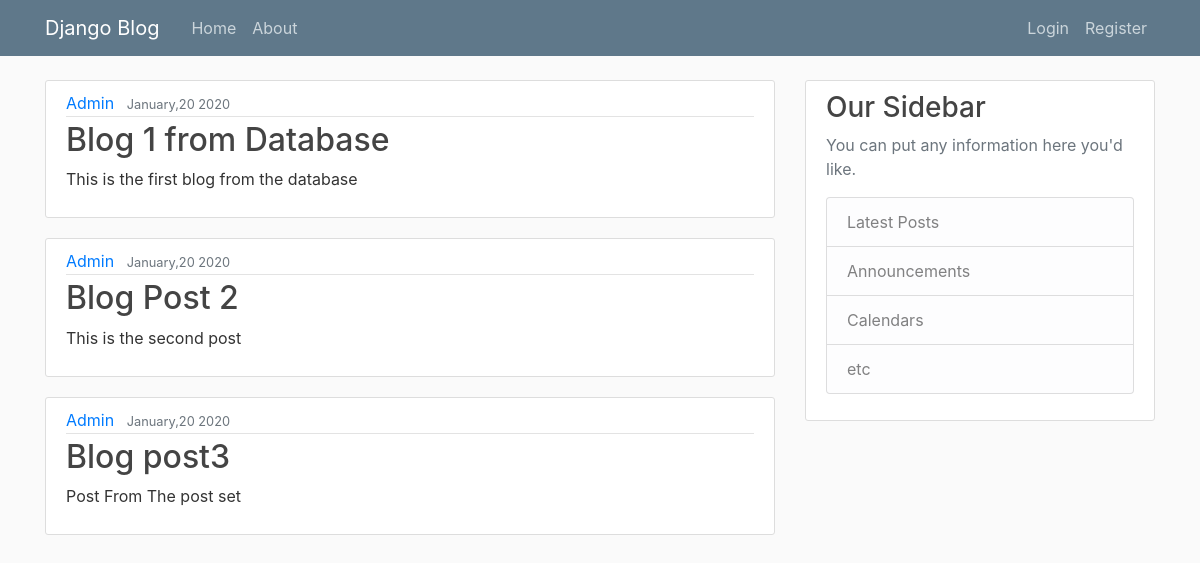
The page / on the database its author committed.
### blog/models.py (models this page shows, shortened)
class Post(models.Model):
    title=models.CharField(max_length=100)
    content=models.TextField()
    date_posted=models.DateTimeField(default=timezone.now)
    author=models.ForeignKey(User,on_delete=models.CASCADE)

### blog/views.py (the view)
# urls.py: path('', views.home,name='blog-home'),
def home(request):
    data={'posts':Post.objects.all()}
    return render(request,'blog/home.html',data)

### blog/templates/blog/home.html
{%extends 'blog/base.html'%}
{%block content%}
{%for post in posts%}
<article class="media content-section">
  <div class="media-body">
    <div class="article-metadata">
      <a class="mr-2" href="#">{{ post.author }}</a>
      <small class="text-muted">{{ post.date_posted | date:"F,d Y" }}</small>
  </div>
  <h2><a class="article-title" href="#">{{ post.title }}</a></h2>
  <p class="article-content">{{ post.content }}</p>
</div>
</article>
{%endfor%}
{%endblock content%}

### blog/templates/blog/base.html (shortened to what this page needs)
{%load static%}
<!DOCTYPE html>
<html>
<head>
    <link rel="stylesheet" type="text/css" href="{% static 'blog/css/bootstrap.min.css'%}">
    <link rel="stylesheet" type="text/css" href="{% static 'blog/main.css'%}">
</head>
<body>
    <header class="site-header">
  <nav class="navbar navbar-expand-md navbar-dark bg-steel fixed-top">
    <div class="container">
      <a class="navbar-brand mr-4" href="/">Django Blog</a>
      <div class="collapse navbar-collapse" id="navbarToggle">
        <div class="navbar-nav mr-auto">
          <a class="nav-item nav-link" href="{%url 'blog-home'%}">Home</a>
          <a class="nav-item nav-link" href="{%url 'blog-about'%}">About</a>
        </div>
        <div class="navbar-nav">
          {%if user.is_authenticated%}
          <a class="nav-item nav-link" href="{%url 'profile'%}">Profile</a>
          <a class="nav-item nav-link" href="{%url 'logout'%}">Logout</a>
          {%else%}
          <a class="nav-item nav-link" href="{%url 'login'%}">Login</a>
          <a class="nav-item nav-link" href="{% url 'user-register'%}">Register</a>
          {%endif%}
        </div>
      </div>
    </div>
  </nav>
</header>
    <main role="main" class="container">
      <div class="row">
        <div class="col-md-8">
          {% block content %}{% endblock %}
      </div>
      <div class="col-md-4">
          <div class="content-section">
            <h3>Our Sidebar</h3>
            <p class='text-muted'>You can put any information here you'd like.
              <ul class="list-group">
                <li class="list-group-item list-group-item-light">Latest Posts</li>
                <li class="list-group-item list-group-item-light">Announcements</li>
                <li class="list-group-item list-group-item-light">Calendars</li>
                <li class="list-group-item list-group-item-light">etc</li>
            </ul>
        </p>
    </div>
</div>
</div>
</main>
</body>
</html>

### blog/staticfiles/blog/main.css (style rules this page uses)
body { background: #fafafa; color: #333333; margin-top: 5rem; }
h1, h2, h3, h4, h5, h6 { color: #444444; }
ul { margin: 0; }
.bg-steel { background-color: #5f788a; }
.site-header .navbar-nav .nav-link { color: #cbd5db; }
.content-section { background: #ffffff; padding: 10px 20px; border: 1px solid #dddddd; border-radius: 3px; margin-bottom: 20px; }
.article-title { color: #444444; }
.article-content { white-space: pre-line; }
.article-metadata { padding-bottom: 1px; margin-bottom: 4px; border-bottom: 1px solid #e3e3e3 }

### rows shown on the page
Post: author "Admin", date_posted "January,20 2020", title "Blog 1 from Database", content "This is the first blog from the database"
Post: author "Admin", date_posted "January,20 2020", title "Blog Post 2", content "This is the second post"
Post: author "Admin", date_posted "January,20 2020", title "Blog post3", content "Post From The post set"
